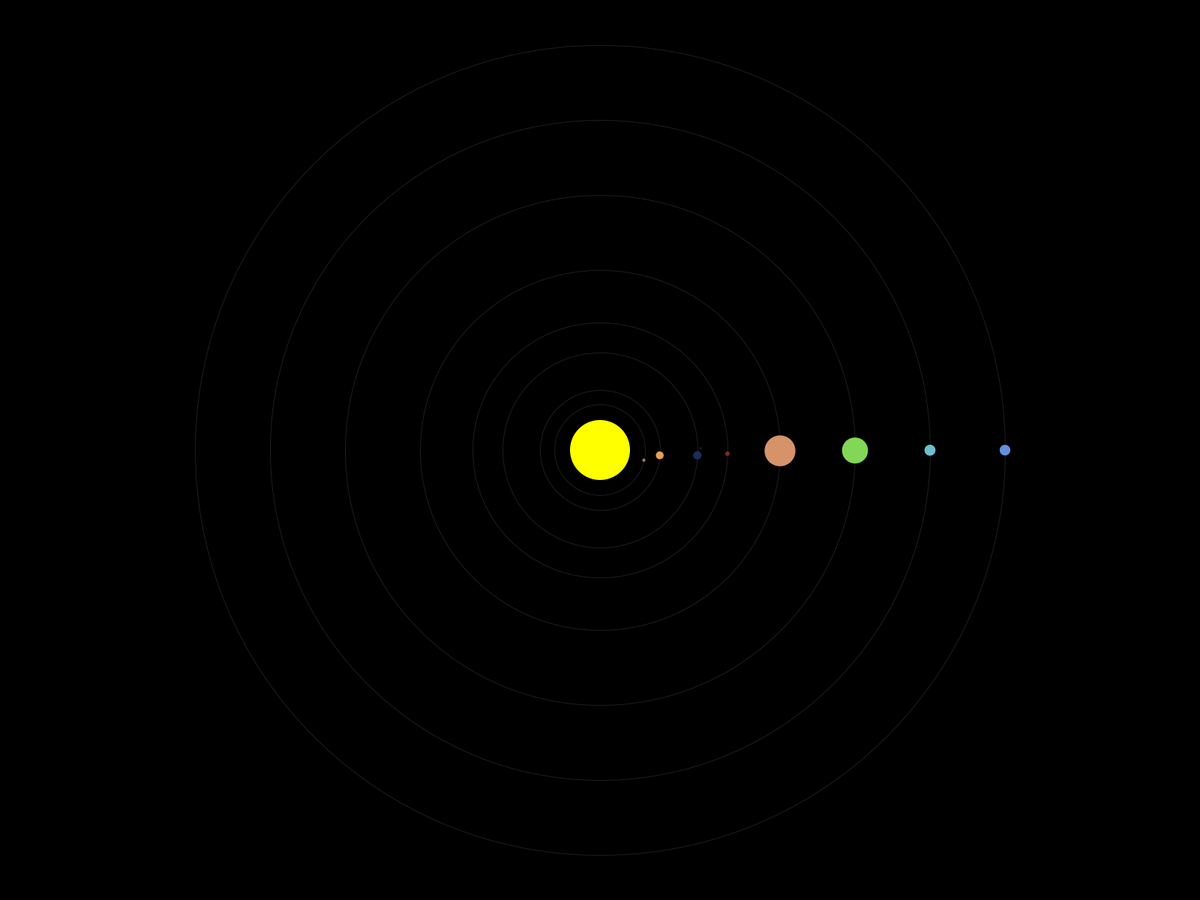
Frame 1 (no input)
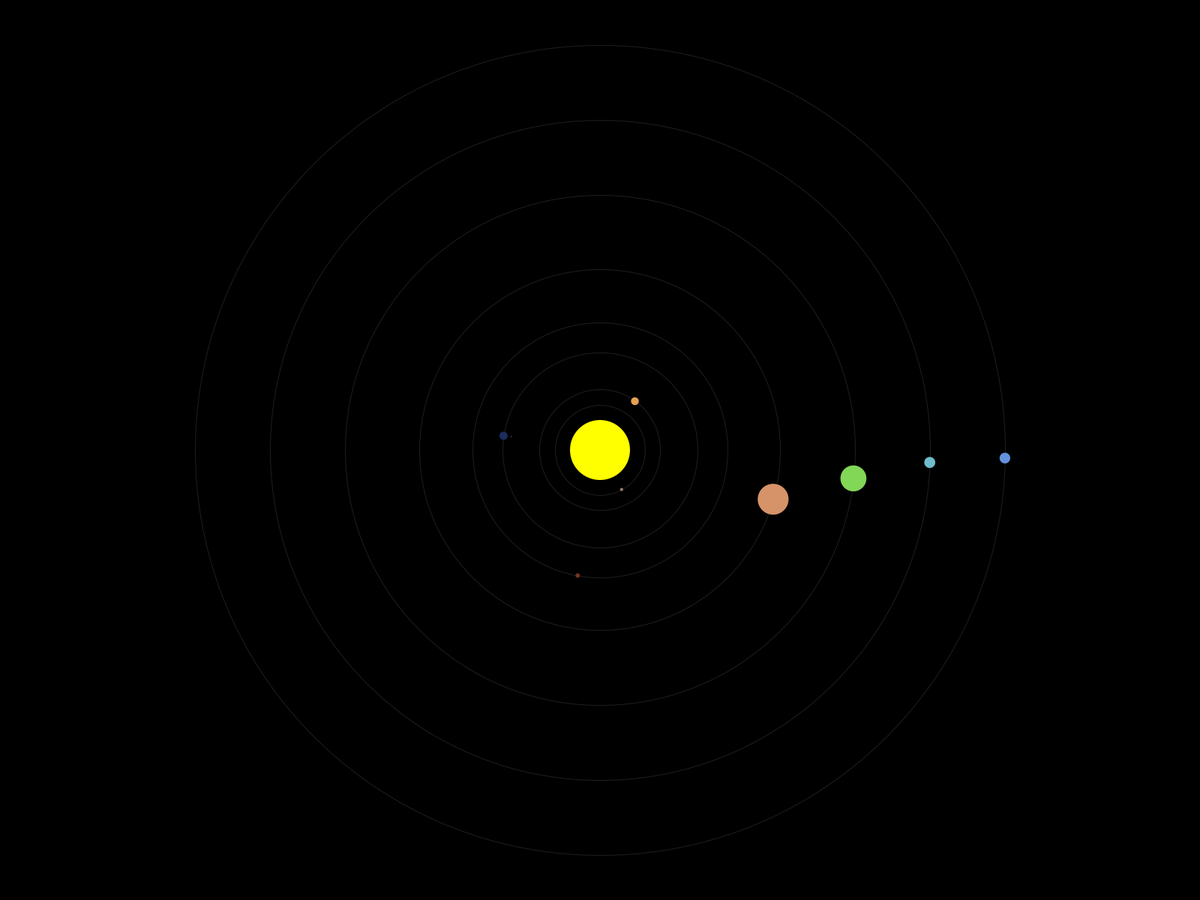
Frame 60 (the mouse pressed at the canvas centre just before this capture)
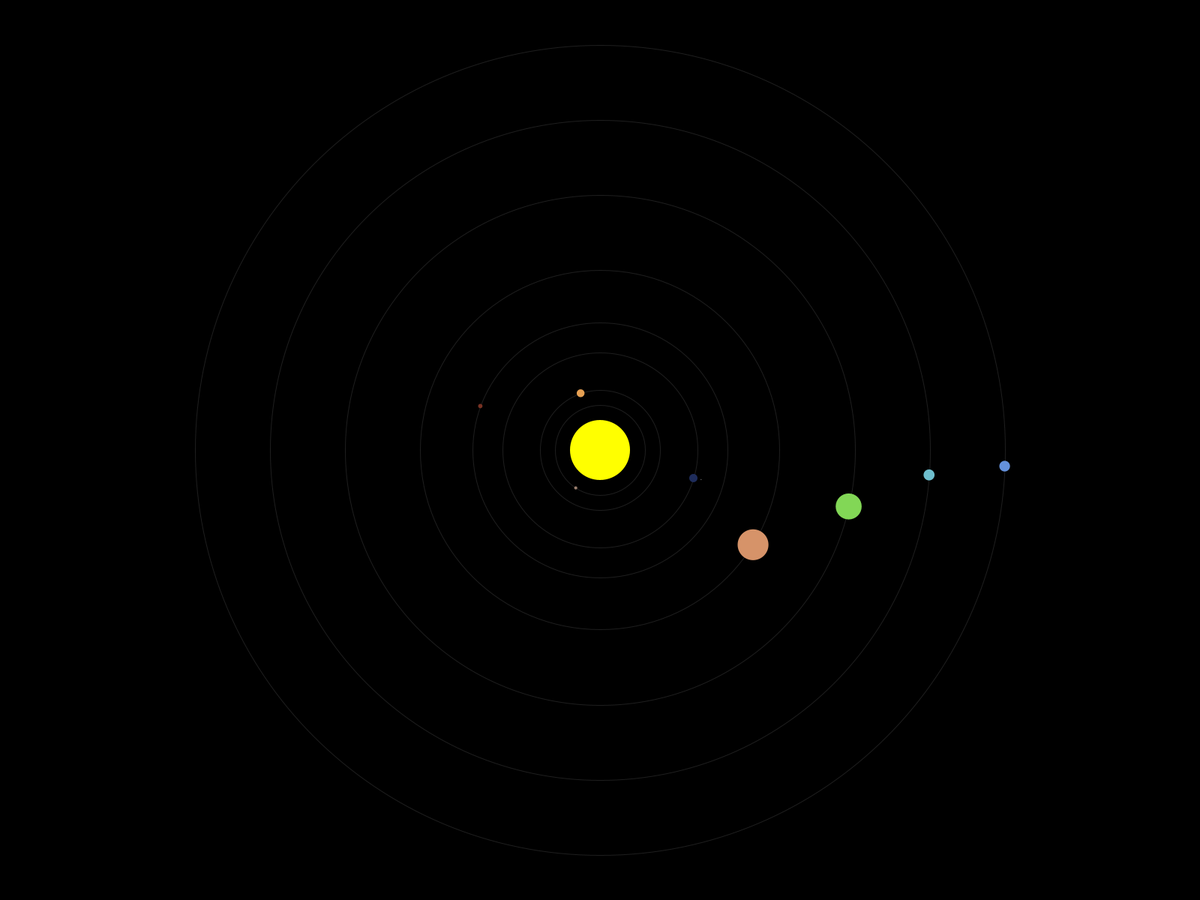
Frame 120 (the mouse held since frame 60 and released just before this capture)

The Processing sketch that drew these frames (run headless with seeded random() and noise(); from frame 60 on, the mouse is pressed at the canvas centre):

// Processing sketch: Solar_System
// ── Solar_System.pde
float angulo = 0, velocidadeTerra = 20, divisorSizes;

Sol sol;

Planeta[] planeta;

Satelite lua;

void setup()
{
  //size(1500, 1000);
  fullScreen();
  background(0);
  
  planeta = new Planeta[8];
  
  //-/-/-/-/-/  pos      cor      raio)
  sol = new Sol(0,0 , 255,255,0 ,  695000);//RaioReal = 695000
  
  //-/-/-/-/-/-/-/-/   pos                                foco      cor    raio  velocidade)(164*365 + 280)
  planeta[0] = new Planeta(sol.posicao.x+sol.raio+20,0 , sol , 155,127,110 ,  2440*3  ,  velocidadeTerra/88);
  
  //-/-/-/-/-/-/-/-/   pos                                foco      cor    raio  velocidade)
  planeta[1] = new Planeta(sol.posicao.x+sol.raio+40,0 , sol , 230,160,83 ,  6052*3  ,  velocidadeTerra/225);
  
  //-/-/-/-/-/-/-/-/   pos                                foco      cor    raio  velocidade)
  planeta[2] = new Planeta(sol.posicao.x+sol.raio+90,0 , sol , 30,44,91 ,  6378*3  ,  velocidadeTerra/365);
  
  //-/-/-/-/-/-/-/-/   pos                                foco      cor    raio  velocidade)
  planeta[3] = new Planeta(sol.posicao.x+sol.raio+130,0 , sol , 120,50,35 ,  3397*3  ,  velocidadeTerra/(1*365 + 322));
  
  //-/-/-/-/-/-/-/-/   pos                                foco      cor    raio  velocidade)
  planeta[4] = new Planeta(sol.posicao.x+sol.raio+200,0 , sol , 214,147,105 ,  71492  ,  velocidadeTerra/(11*365 + 315));
  
  //-/-/-/-/-/-/-/-/   pos                                foco      cor    raio  velocidade)
  planeta[5] = new Planeta(sol.posicao.x+sol.raio+300,0 , sol , 130,215,86 ,  60268  ,  velocidadeTerra/(29*365 + 167));
  
  //-/-/-/-/-/-/-/-/   pos                                foco      cor    raio  velocidade)
  planeta[6] = new Planeta(sol.posicao.x+sol.raio+400,0 , sol , 110,190,205 ,  25559  ,  velocidadeTerra/(87*365 + 7));
  
  //-/-/-/-/-/-/-/-/   pos                                foco      cor    raio  velocidade)
  planeta[7] = new Planeta(sol.posicao.x+sol.raio+500,0 , sol , 100,145,220 ,  24766  ,  velocidadeTerra/(164*365 + 280));
  
  //-/-/-/-/-/-/-/    pos                                    foco       cor        raio  velocidade)
  lua = new Satelite(planeta[2].posicao.x+planeta[2].raio+5,0 ,  planeta[2] , 220,220,220 ,  1738  ,  -velocidadeTerra);
  
}

void draw()
{
  translate(width/2, height/2);
  background(0);
  
  sol.update();
  sol.draw();
  
  for(int i=0; i<8; i++)
  {
    planeta[i].play();
  }
  
  lua.update();
  lua.draw();
  
  
}
// ── Planeta.pde
class Planeta
{
  PVector posicao;
  float raio;
  Sol foco;
  PVector cor;
  float angulo=0, velocidade;
  float distancia;
    
  
  Planeta(float posX, float posY, Sol foco, int corX, int corY, int corZ, float raio, float velocidade)
  {
    this.posicao = new PVector(posX, posY);
    this.raio = raio/divisorSizes;
    this.foco = foco;
    this.cor = new PVector(corX, corY, corZ);
    this.velocidade = velocidade;
    this.distancia = dist(this.foco.posicao.x, this.foco.posicao.y, this.posicao.x, this.posicao.y);
  }
  
  void play()
  {
    this.update();
    this.draw();
  }
  
  void update()
  {
    angulo += velocidade;
    this.posicao.x = this.foco.posicao.x + distancia * cos(angulo);
    this.posicao.y = this.foco.posicao.y + distancia * sin(angulo);
  }
  
  void draw()
  {
    //stroke(this.cor.x, this.cor.y, this.cor.z);
    stroke(30);
    strokeWeight(1);
    noFill();
    float distFoco = dist(this.foco.posicao.x, this.foco.posicao.y, this.posicao.x, this.posicao.y);
    ellipse(this.foco.posicao.x, this.foco.posicao.y, 2*distFoco, 2*distFoco);
    
    noStroke();
    fill(this.cor.x, this.cor.y, this.cor.z);
    ellipse(this.posicao.x, this.posicao.y, 2*this.raio, 2*this.raio);
  }
  
}
// ── Satelite.pde
class Satelite
{
  PVector posicao;
  float raio;
  Planeta foco;
  PVector cor;
  float angulo = 0, velocidade;
  float distancia;
  
  Satelite(float posX, float posY, Planeta foco, int corX, int corY, int corZ, float raio, float velocidade)
  {
    this.posicao = new PVector(posX, posY);
    this.raio = raio/divisorSizes;
    this.foco = foco;
    this.cor = new PVector(corX, corY, corZ);
    this.velocidade = velocidade;
    this.distancia = dist(this.foco.posicao.x, this.foco.posicao.y, this.posicao.x, this.posicao.y);
  }
  
  void update()
  {
    angulo += velocidade;
    this.posicao.x = this.foco.posicao.x + distancia * cos(angulo);
    this.posicao.y = this.foco.posicao.y + distancia * sin(angulo);
  }
  
  void draw()
  {
    noStroke();
    fill(this.cor.x, this.cor.y, this.cor.z);
    ellipse(this.posicao.x, this.posicao.y, 2*this.raio, 2*this.raio);
  }
  
}
// ── Sol.pde
class Sol
{
  PVector posicao;
  float raio;
  Planeta foco;
  PVector focoPos;
  PVector cor;
  
  Sol(float posX, float posY, int corX, int corY, int corZ, float raio)
  {
    this.posicao = new PVector(posX, posY);
    divisorSizes = raio/200;
    this.raio = raio/(divisorSizes*5);
    this.cor = new PVector(corX, corY, corZ);
  }
  
  void update()
  {
    /*angulo += 0.05;
    float distancia = dist(this.foco.posicao.x, this.foco.posicao.y, this.posicao.x, this.posicao.y);
    this.posicao.x = distancia * cos(angulo);
    this.posicao.y = distancia * sin(angulo);*/
  }
  
  void draw()
  {
    noStroke();
    fill(this.cor.x, this.cor.y, this.cor.z);
    ellipse(this.posicao.x, this.posicao.y, 2*this.raio, 2*this.raio);
  }
  
}
